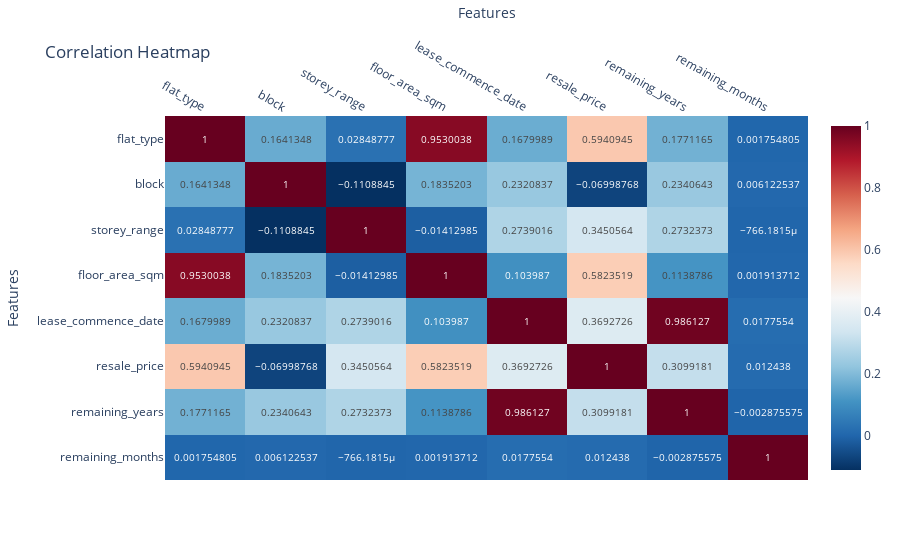

Source (notebook cell):
### Code cell
# Compute correlations and store in variable 'corr_df'
corr_df = df.corr(numeric_only=True)

# Plot heatmap
fig = px.imshow(corr_df, text_auto=True, color_continuous_scale='RdBu_r', aspect="auto")
fig.update_layout(title="Correlation Heatmap", xaxis_title="Features", yaxis_title="Features")
fig.update_xaxes(side="top")
fig.show()

# There seems to be a correlation between 'Subscription Status' and 'Client ID'

### Figure 1 — Plotly figure (JSON) as saved in the notebook; plotly's stock layout.template omitted (floating-point values rounded to 4 significant figures)
{"data": [{"coloraxis": "coloraxis", "hovertemplate": "x: %{x}<br>y: %{y}<br>color: %{z}<extra></extra>", "name": "0", "texttemplate": "%{z}", "type": "heatmap", "x": ["flat_type", "block", "storey_range", "floor_area_sqm", "lease_commence_date", "resale_price", "remaining_years", "remaining_months"], "xaxis": "x", "y": ["flat_type", "block", "storey_range", "floor_area_sqm", "lease_commence_date", "resale_price", "remaining_years", "remaining_months"], "yaxis": "y", "z": [[1, 0.1641, 0.02849, 0.953, 0.168, 0.5941, 0.1771, 0.001755], [0.1641, 1, -0.1109, 0.1835, 0.2321, -0.06999, 0.2341, 0.006123], [0.02849, -0.1109, 1, -0.01413, 0.2739, 0.3451, 0.2732, -0.0007662], [0.953, 0.1835, -0.01413, 1, 0.104, 0.5824, 0.1139, 0.001914], [0.168, 0.2321, 0.2739, 0.104, 1, 0.3693, 0.9861, 0.01776], [0.5941, -0.06999, 0.3451, 0.5824, 0.3693, 1, 0.3099, 0.01244], [0.1771, 0.2341, 0.2732, 0.1139, 0.9861, 0.3099, 1, -0.002876], [0.001755, 0.006123, -0.0007662, 0.001914, 0.01776, 0.01244, -0.002876, 1]]}], "layout": {"coloraxis": {"colorscale": [[0, "rgb(5,48,97)"], [0.1, "rgb(33,102,172)"], [0.2, "rgb(67,147,195)"], [0.3, "rgb(146,197,222)"], [0.4, "rgb(209,229,240)"], [0.5, "rgb(247,247,247)"], [0.6, "rgb(253,219,199)"], [0.7, "rgb(244,165,130)"], [0.8, "rgb(214,96,77)"], [0.9, "rgb(178,24,43)"], [1, "rgb(103,0,31)"]]}, "margin": {"t": 60}, "title": {"text": "Correlation Heatmap"}, "xaxis": {"anchor": "y", "domain": [0, 1], "side": "top", "title": {"text": "Features"}}, "yaxis": {"anchor": "x", "autorange": "reversed", "domain": [0, 1], "title": {"text": "Features"}}}}
